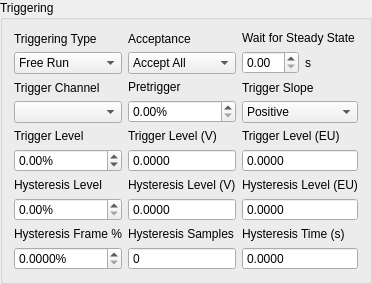
        <widget class="QGroupBox" name="triggering_groupbox">
         <property name="title">
          <string>Triggering</string>
         </property>
         <layout class="QGridLayout" name="gridLayout_2">
          <item row="4" column="1">
           <layout class="QVBoxLayout" name="hysteresis_samples_layout">
            <item>
             <widget class="QLabel" name="hysteresis_samples_label">
              <property name="text">
               <string>Hysteresis Samples</string>
              </property>
             </widget>
            </item>
            <item>
             <widget class="QSpinBox" name="hysteresis_samples_display">
              <property name="toolTip">
               <string>Number of samples that the trigger channel must be below the Hysteresis level.</string>
              </property>
              <property name="readOnly">
               <bool>true</bool>
              </property>
              <property name="buttonSymbols">
               <enum>QAbstractSpinBox::NoButtons</enum>
              </property>
              <property name="maximum">
               <number>1000000</number>
              </property>
             </widget>
            </item>
           </layout>
          </item>
          <item row="1" column="1">
           <layout class="QVBoxLayout" name="pretrigger_layout">
            <item>
             <widget class="QLabel" name="pretrigger_label">
              <property name="text">
               <string>Pretrigger</string>
              </property>
             </widget>
            </item>
            <item>
             <layout class="QHBoxLayout" name="pretrigger_selector_layout">
              <item>
               <widget class="QDoubleSpinBox" name="pretrigger_selector">
                <property name="toolTip">
                 <string>Amount of time in the measurement frame before the trigger occurs.  The system retains a running buffer of recently acquired data looking for the trigger.  When the trigger is found, the specified percentage of the frame is data that occured before the trigger.  This is used to capture, for example, the entire transient of a shock, some of which may occur before the trigger depending on the trigger level.</string>
                </property>
                <property name="suffix">
                 <string>%</string>
                </property>
               </widget>
              </item>
             </layout>
            </item>
           </layout>
          </item>
          <item row="1" column="0">
           <layout class="QVBoxLayout" name="trigger_channel_layout">
            <item>
             <widget class="QLabel" name="trigger_channel_label">
              <property name="text">
               <string>Trigger Channel</string>
              </property>
             </widget>
            </item>
            <item>
             <widget class="QComboBox" name="trigger_channel_selector">
              <property name="toolTip">
               <string>Select the channel to use as a trigger.</string>
              </property>
             </widget>
            </item>
           </layout>
          </item>
          <item row="0" column="2">
           <layout class="QVBoxLayout" name="wait_for_steady_layout">
            <item>
             <widget class="QLabel" name="wait_for_steady_label">
              <property name="text">
               <string>Wait for Steady State</string>
              </property>
             </widget>
            </item>
            <item>
             <layout class="QHBoxLayout" name="wait_for_steady_selector_layout">
              <item>
               <widget class="QDoubleSpinBox" name="wait_for_steady_selector">
                <property name="toolTip">
                 <string>Amount of time to wait for the measurement to achieve a steady state response prior to performing signal processing operations.</string>
                </property>
               </widget>
              </item>
              <item>
               <widget class="QLabel" name="wait_for_steady_selector_label">
                <property name="text">
                 <string>s</string>
                </property>
               </widget>
              </item>
             </layout>
            </item>
           </layout>
          </item>
          <item row="2" column="1">
           <layout class="QVBoxLayout" name="trigger_level_voltage_layout">
            <item>
             <widget class="QLabel" name="trigger_level_voltage_label">
              <property name="text">
               <string>Trigger Level (V)</string>
              </property>
             </widget>
            </item>
            <item>
             <widget class="QDoubleSpinBox" name="trigger_level_voltage_display">
              <property name="toolTip">
               <string>Level to trigger at in volts.</string>
              </property>
              <property name="readOnly">
               <bool>true</bool>
              </property>
              <property name="buttonSymbols">
               <enum>QAbstractSpinBox::NoButtons</enum>
              </property>
              <property name="decimals">
               <number>4</number>
              </property>
             </widget>
            </item>
           </layout>
          </item>
          <item row="0" column="0">
           <layout class="QVBoxLayout" name="triggering_type_layout">
            <item>
             <widget class="QLabel" name="triggering_type_label">
              <property name="text">
               <string>Triggering Type</string>
              </property>
             </widget>
            </item>
            <item>
             <widget class="QComboBox" name="triggering_type_selector">
              <property name="toolTip">
               <string>Type of trigger used for the analysis.

Free Run: No triggering is used.

First Frame: Triggering only starts the first measurement frame and then the measurement proceeds as if it were a Free Run.

Every Frame: The measurement waits for a trigger for every measurement frame.</string>
              </property>
              <item>
               <property name="text">
                <string>Free Run</string>
               </property>
              </item>
              <item>
               <property name="text">
                <string>First Frame</string>
               </property>
              </item>
              <item>
               <property name="text">
                <string>Every Frame</string>
               </property>
              </item>
             </widget>
            </item>
           </layout>
          </item>
          <item row="0" column="1">
           <layout class="QVBoxLayout" name="acceptance_layout">
            <item>
             <widget class="QLabel" name="acceptance_label">
              <property name="text">
               <string>Acceptance</string>
              </property>
             </widget>
            </item>
            <item>
             <widget class="QComboBox" name="acceptance_selector">
              <property name="toolTip">
               <string>Determines how measurement frames are accepted or rejected.

Accept All: Accepts all measurement frames

Manual: Allows the user to specify whether the recently obtained measurement frame should be accepted or rejected.

Autoreject...: Allows the user to load in a Python function to automatically accept or reject the measurement frame based off of arbitrary criteria.</string>
              </property>
              <item>
               <property name="text">
                <string>Accept All</string>
               </property>
              </item>
              <item>
               <property name="text">
                <string>Manual</string>
               </property>
              </item>
              <item>
               <property name="text">
                <string>Autoreject...</string>
               </property>
              </item>
             </widget>
            </item>
           </layout>
          </item>
          <item row="2" column="0">
           <layout class="QVBoxLayout" name="trigger_level_layout">
            <item>
             <widget class="QLabel" name="trigger_level_label">
              <property name="text">
               <string>Trigger Level</string>
              </property>
             </widget>
            </item>
            <item>
             <layout class="QHBoxLayout" name="trigger_level_selector_layout">
              <item>
               <widget class="QDoubleSpinBox" name="trigger_level_selector">
                <property name="toolTip">
                 <string>Level to trigger at as a percentage of the range of the channel.</string>
                </property>
                <property name="suffix">
                 <string>%</string>
                </property>
                <property name="minimum">
                 <double>-99.989999999999995</double>
                </property>
                <property name="singleStep">
                 <double>0.100000000000000</double>
                </property>
               </widget>
              </item>
             </layout>
            </item>
           </layout>
          </item>
          <item row="2" column="2">
           <layout class="QVBoxLayout" name="trigger_level_eu_layout">
            <item>
             <widget class="QLabel" name="trigger_level_eu_label">
              <property name="text">
               <string>Trigger Level (EU)</string>
              </property>
             </widget>
            </item>
            <item>
             <widget class="QDoubleSpinBox" name="trigger_level_eu_display">
              <property name="toolTip">
               <string>Level to trigger at in Engineering Units.</string>
              </property>
              <property name="readOnly">
               <bool>true</bool>
              </property>
              <property name="buttonSymbols">
               <enum>QAbstractSpinBox::NoButtons</enum>
              </property>
              <property name="decimals">
               <number>4</number>
              </property>
             </widget>
            </item>
           </layout>
          </item>
          <item row="3" column="0">
           <layout class="QVBoxLayout" name="hysteresis_layout">
            <item>
             <widget class="QLabel" name="hysteresis_label">
              <property name="text">
               <string>Hysteresis Level</string>
              </property>
             </widget>
            </item>
            <item>
             <layout class="QHBoxLayout" name="hysteresis_selector_layout">
              <item>
               <widget class="QDoubleSpinBox" name="hysteresis_selector">
                <property name="toolTip">
                 <string>Level that the signal must return to prior to a new trigger being able to be accepted.  This ensures that the system must return to some nominal state prior to a new trigger being obtained.  Specified in percentage of the range of the channel.</string>
                </property>
                <property name="suffix">
                 <string>%</string>
                </property>
               </widget>
              </item>
             </layout>
            </item>
           </layout>
          </item>
          <item row="3" column="1">
           <layout class="QVBoxLayout" name="hysteresis_voltage_layout">
            <item>
             <widget class="QLabel" name="hysteresis_voltage_label">
              <property name="text">
               <string>Hysteresis Level (V)</string>
              </property>
             </widget>
            </item>
            <item>
             <widget class="QDoubleSpinBox" name="hysteresis_voltage_display">
              <property name="toolTip">
               <string>Level that the trigger channel must fall below to achieve a subsequent trigger in volts.</string>
              </property>
              <property name="readOnly">
               <bool>true</bool>
              </property>
              <property name="buttonSymbols">
               <enum>QAbstractSpinBox::NoButtons</enum>
              </property>
              <property name="decimals">
               <number>4</number>
              </property>
             </widget>
            </item>
           </layout>
          </item>
          <item row="3" column="2">
           <layout class="QVBoxLayout" name="hysteresis_eu_layout">
            <item>
             <widget class="QLabel" name="hysteresis_eu_label">
              <property name="text">
               <string>Hysteresis Level (EU)</string>
              </property>
             </widget>
            </item>
            <item>
             <widget class="QDoubleSpinBox" name="hysteresis_eu_display">
              <property name="toolTip">
               <string>Level that the trigger channel must fall below to achieve a subsequent trigger in Engineering Units.</string>
              </property>
              <property name="readOnly">
               <bool>true</bool>
              </property>
              <property name="buttonSymbols">
               <enum>QAbstractSpinBox::NoButtons</enum>
              </property>
              <property name="decimals">
               <number>4</number>
              </property>
             </widget>
            </item>
           </layout>
          </item>
          <item row="1" column="2">
           <layout class="QVBoxLayout" name="trigger_slope_layout">
            <item>
             <widget class="QLabel" name="trigger_slope_label">
              <property name="text">
               <string>Trigger Slope</string>
              </property>
             </widget>
            </item>
            <item>
             <widget class="QComboBox" name="trigger_slope_selector">
              <property name="toolTip">
               <string>Slope of the trigger.  If the slope is Positive, it will look for a rising signal to trigger the measurement.  If the trigger slope is Negative, it will look for a falling signal to trigger the measurement.</string>
              </property>
              <item>
               <property name="text">
                <string>Positive</string>
               </property>
              </item>
              <item>
               <property name="text">
                <string>Negative</string>
               </property>
              </item>
             </widget>
            </item>
           </layout>
          </item>
          <item row="4" column="2">
           <layout class="QVBoxLayout" name="hysteresis_time_layout">
            <item>
             <widget class="QLabel" name="hysteresis_time_label">
              <property name="text">
               <string>Hysteresis Time (s)</string>
              </property>
             </widget>
            </item>
            <item>
             <widget class="QDoubleSpinBox" name="hysteresis_time_display">
              <property name="toolTip">
               <string>Amount of time that the trigger channel must be below the Hysteresis level.</string>
              </property>
              <property name="readOnly">
               <bool>true</bool>
              </property>
              <property name="buttonSymbols">
               <enum>QAbstractSpinBox::NoButtons</enum>
              </property>
              <property name="decimals">
               <number>4</number>
              </property>
              <property name="maximum">
               <double>100000.000000000000000</double>
              </property>
             </widget>
            </item>
           </layout>
          </item>
          <item row="4" column="0">
           <layout class="QVBoxLayout" name="hysteresis_length_layout">
            <item>
             <widget class="QLabel" name="hysteresis_length_label">
              <property name="text">
               <string>Hysteresis Frame %</string>
              </property>
             </widget>
            </item>
            <item>
             <widget class="QDoubleSpinBox" name="hysteresis_length_selector">
              <property name="toolTip">
               <string>Percentage of the measurement frame that the signal must be below the Hysteresis value in order to accept a new trigger.  Useful for Burst Random excitation where you don't want to accidentally trigger midway through the burst.</string>
              </property>
              <property name="suffix">
               <string>%</string>
              </property>
              <property name="decimals">
               <number>4</number>
              </property>
             </widget>
            </item>
           </layout>
          </item>
         </layout>
        </widget>
